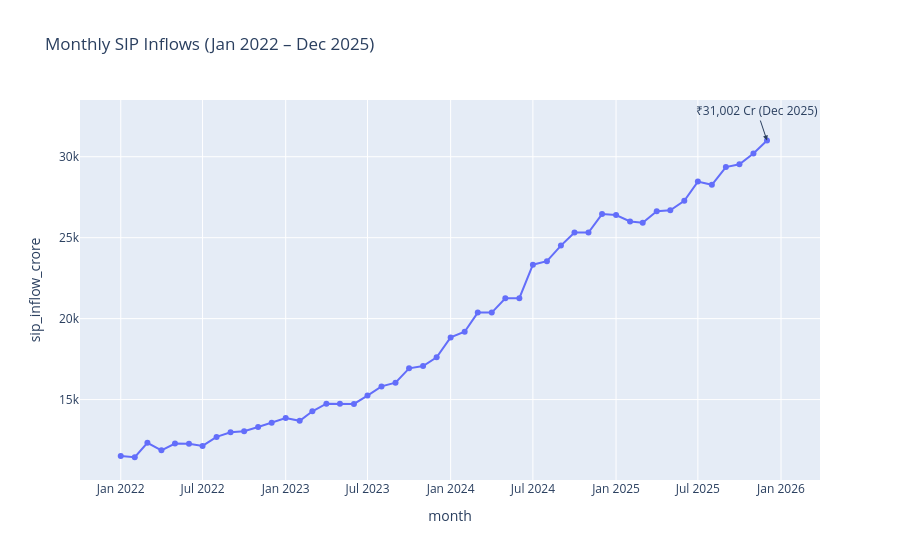

The notebook cell saved with this chart:
### Code cell
import plotly.express as px

fig = px.line(
    sip,
    x="month",
    y="sip_inflow_crore",
    markers=True,
    title="Monthly SIP Inflows (Jan 2022 – Dec 2025)"
)

fig.add_annotation(
    x=pd.to_datetime("2025-12-01"),
    y=31002,
    text="₹31,002 Cr (Dec 2025)",
    showarrow=True,
    arrowhead=2
)

fig.show()
plt.savefig("../reports/charts/sip_inflow_trend.png", dpi=300, bbox_inches="tight")
